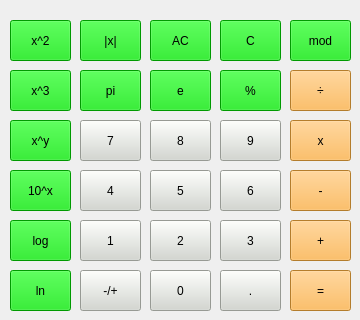
    <widget class="QWidget" name="tab_2">
     <attribute name="title">
      <string>Scientific</string>
     </attribute>
     <widget class="QPushButton" name="pro_pb_subtraction">
      <property name="geometry">
       <rect>
        <x>290</x>
        <y>170</y>
        <width>61</width>
        <height>41</height>
       </rect>
      </property>
      <property name="toolTip">
       <string>&lt;html&gt;&lt;head/&gt;&lt;body&gt;&lt;p&gt;منها&lt;/p&gt;&lt;/body&gt;&lt;/html&gt;</string>
      </property>
      <property name="autoFillBackground">
       <bool>false</bool>
      </property>
      <property name="styleSheet">
       <string notr="true">background-color: rgb(252, 175, 62);</string>
      </property>
      <property name="text">
       <string>-</string>
      </property>
      <property name="shortcut">
       <string>-</string>
      </property>
      <property name="default">
       <bool>false</bool>
      </property>
      <property name="flat">
       <bool>false</bool>
      </property>
     </widget>
     <widget class="QPushButton" name="pro_pb_6">
      <property name="geometry">
       <rect>
        <x>220</x>
        <y>170</y>
        <width>61</width>
        <height>41</height>
       </rect>
      </property>
      <property name="toolTip">
       <string>&lt;html&gt;&lt;head/&gt;&lt;body&gt;&lt;p&gt;6&lt;/p&gt;&lt;/body&gt;&lt;/html&gt;</string>
      </property>
      <property name="styleSheet">
       <string notr="true">background-color: rgb(211, 215, 207);</string>
      </property>
      <property name="text">
       <string>6</string>
      </property>
      <property name="shortcut">
       <string>6</string>
      </property>
      <property name="default">
       <bool>false</bool>
      </property>
     </widget>
     <widget class="QPushButton" name="pro_pb_8">
      <property name="geometry">
       <rect>
        <x>150</x>
        <y>120</y>
        <width>61</width>
        <height>41</height>
       </rect>
      </property>
      <property name="toolTip">
       <string>&lt;html&gt;&lt;head/&gt;&lt;body&gt;&lt;p&gt;8&lt;/p&gt;&lt;/body&gt;&lt;/html&gt;</string>
      </property>
      <property name="styleSheet">
       <string notr="true">background-color: rgb(211, 215, 207);</string>
      </property>
      <property name="text">
       <string>8</string>
      </property>
      <property name="shortcut">
       <string>8</string>
      </property>
      <property name="default">
       <bool>false</bool>
      </property>
     </widget>
     <widget class="QPushButton" name="pro_pb_2">
      <property name="geometry">
       <rect>
        <x>150</x>
        <y>220</y>
        <width>61</width>
        <height>41</height>
       </rect>
      </property>
      <property name="toolTip">
       <string>&lt;html&gt;&lt;head/&gt;&lt;body&gt;&lt;p&gt;2&lt;/p&gt;&lt;/body&gt;&lt;/html&gt;</string>
      </property>
      <property name="styleSheet">
       <string notr="true">background-color: rgb(211, 215, 207);</string>
      </property>
      <property name="text">
       <string>2</string>
      </property>
      <property name="shortcut">
       <string>2</string>
      </property>
      <property name="default">
       <bool>false</bool>
      </property>
     </widget>
     <widget class="QPushButton" name="pro_pb_equal">
      <property name="geometry">
       <rect>
        <x>290</x>
        <y>270</y>
        <width>61</width>
        <height>41</height>
       </rect>
      </property>
      <property name="toolTip">
       <string>&lt;html&gt;&lt;head/&gt;&lt;body&gt;&lt;p&gt;مساوی&lt;/p&gt;&lt;/body&gt;&lt;/html&gt;</string>
      </property>
      <property name="autoFillBackground">
       <bool>false</bool>
      </property>
      <property name="styleSheet">
       <string notr="true">background-color: rgb(252, 175, 62);</string>
      </property>
      <property name="text">
       <string>=</string>
      </property>
      <property name="shortcut">
       <string>Enter</string>
      </property>
      <property name="default">
       <bool>false</bool>
      </property>
      <property name="flat">
       <bool>false</bool>
      </property>
     </widget>
     <widget class="QPushButton" name="pro_pb_9">
      <property name="geometry">
       <rect>
        <x>220</x>
        <y>120</y>
        <width>61</width>
        <height>41</height>
       </rect>
      </property>
      <property name="toolTip">
       <string>&lt;html&gt;&lt;head/&gt;&lt;body&gt;&lt;p&gt;9&lt;/p&gt;&lt;/body&gt;&lt;/html&gt;</string>
      </property>
      <property name="styleSheet">
       <string notr="true">background-color: rgb(211, 215, 207);</string>
      </property>
      <property name="text">
       <string>9</string>
      </property>
      <property name="shortcut">
       <string>9</string>
      </property>
      <property name="default">
       <bool>false</bool>
      </property>
     </widget>
     <widget class="QPushButton" name="pro_pb_ac">
      <property name="geometry">
       <rect>
        <x>150</x>
        <y>20</y>
        <width>61</width>
        <height>41</height>
       </rect>
      </property>
      <property name="toolTip">
       <string>&lt;html&gt;&lt;head/&gt;&lt;body&gt;&lt;p&gt;تمیز کردن&lt;/p&gt;&lt;/body&gt;&lt;/html&gt;</string>
      </property>
      <property name="autoFillBackground">
       <bool>false</bool>
      </property>
      <property name="styleSheet">
       <string notr="true">background-color: rgb(0, 215, 0);</string>
      </property>
      <property name="text">
       <string>AC</string>
      </property>
      <property name="default">
       <bool>false</bool>
      </property>
      <property name="flat">
       <bool>false</bool>
      </property>
     </widget>
     <widget class="QPushButton" name="pro_pb_5">
      <property name="geometry">
       <rect>
        <x>150</x>
        <y>170</y>
        <width>61</width>
        <height>41</height>
       </rect>
      </property>
      <property name="toolTip">
       <string>&lt;html&gt;&lt;head/&gt;&lt;body&gt;&lt;p&gt;5&lt;/p&gt;&lt;/body&gt;&lt;/html&gt;</string>
      </property>
      <property name="styleSheet">
       <string notr="true">background-color: rgb(211, 215, 207);</string>
      </property>
      <property name="text">
       <string>5</string>
      </property>
      <property name="shortcut">
       <string>5</string>
      </property>
      <property name="default">
       <bool>false</bool>
      </property>
     </widget>
     <widget class="QPushButton" name="pro_pb_devision">
      <property name="geometry">
       <rect>
        <x>290</x>
        <y>70</y>
        <width>61</width>
        <height>41</height>
       </rect>
      </property>
      <property name="toolTip">
       <string>&lt;html&gt;&lt;head/&gt;&lt;body&gt;&lt;p&gt;تقسیم&lt;/p&gt;&lt;/body&gt;&lt;/html&gt;</string>
      </property>
      <property name="autoFillBackground">
       <bool>false</bool>
      </property>
      <property name="styleSheet">
       <string notr="true">background-color: rgb(252, 175, 62);</string>
      </property>
      <property name="text">
       <string>÷</string>
      </property>
      <property name="shortcut">
       <string>/</string>
      </property>
      <property name="default">
       <bool>false</bool>
      </property>
      <property name="flat">
       <bool>false</bool>
      </property>
     </widget>
     <widget class="QPushButton" name="pro_pb_3">
      <property name="geometry">
       <rect>
        <x>220</x>
        <y>220</y>
        <width>61</width>
        <height>41</height>
       </rect>
      </property>
      <property name="toolTip">
       <string>&lt;html&gt;&lt;head/&gt;&lt;body&gt;&lt;p&gt;3&lt;/p&gt;&lt;/body&gt;&lt;/html&gt;</string>
      </property>
      <property name="styleSheet">
       <string notr="true">background-color: rgb(211, 215, 207);</string>
      </property>
      <property name="text">
       <string>3</string>
      </property>
      <property name="shortcut">
       <string>3</string>
      </property>
      <property name="default">
       <bool>false</bool>
      </property>
     </widget>
     <widget class="QPushButton" name="pro_pb_dot">
      <property name="geometry">
       <rect>
        <x>220</x>
        <y>270</y>
        <width>61</width>
        <height>41</height>
       </rect>
      </property>
      <property name="toolTip">
       <string>&lt;html&gt;&lt;head/&gt;&lt;body&gt;&lt;p&gt;ممیز&lt;/p&gt;&lt;/body&gt;&lt;/html&gt;</string>
      </property>
      <property name="autoFillBackground">
       <bool>false</bool>
      </property>
      <property name="styleSheet">
       <string notr="true">background-color: rgb(211, 215, 207);</string>
      </property>
      <property name="text">
       <string>.</string>
      </property>
      <property name="shortcut">
       <string>.</string>
      </property>
      <property name="default">
       <bool>false</bool>
      </property>
      <property name="flat">
       <bool>false</bool>
      </property>
     </widget>
     <widget class="QPushButton" name="pro_pb_7">
      <property name="geometry">
       <rect>
        <x>80</x>
        <y>120</y>
        <width>61</width>
        <height>41</height>
       </rect>
      </property>
      <property name="toolTip">
       <string>&lt;html&gt;&lt;head/&gt;&lt;body&gt;&lt;p&gt;7&lt;/p&gt;&lt;/body&gt;&lt;/html&gt;</string>
      </property>
      <property name="styleSheet">
       <string notr="true">background-color: rgb(211, 215, 207);</string>
      </property>
      <property name="text">
       <string>7</string>
      </property>
      <property name="shortcut">
       <string>7</string>
      </property>
      <property name="default">
       <bool>false</bool>
      </property>
     </widget>
     <widget class="QPushButton" name="pro_pb_multiplication">
      <property name="geometry">
       <rect>
        <x>290</x>
        <y>120</y>
        <width>61</width>
        <height>41</height>
       </rect>
      </property>
      <property name="toolTip">
       <string>&lt;html&gt;&lt;head/&gt;&lt;body&gt;&lt;p&gt;ضرب&lt;/p&gt;&lt;/body&gt;&lt;/html&gt;</string>
      </property>
      <property name="autoFillBackground">
       <bool>false</bool>
      </property>
      <property name="styleSheet">
       <string notr="true">background-color: rgb(252, 175, 62);</string>
      </property>
      <property name="text">
       <string>x</string>
      </property>
      <property name="shortcut">
       <string>*</string>
      </property>
      <property name="default">
       <bool>false</bool>
      </property>
      <property name="flat">
       <bool>false</bool>
      </property>
     </widget>
     <widget class="QPushButton" name="pro_pb_percentage">
      <property name="geometry">
       <rect>
        <x>220</x>
        <y>70</y>
        <width>61</width>
        <height>41</height>
       </rect>
      </property>
      <property name="toolTip">
       <string>&lt;html&gt;&lt;head/&gt;&lt;body&gt;&lt;p&gt;درصد&lt;/p&gt;&lt;/body&gt;&lt;/html&gt;</string>
      </property>
      <property name="autoFillBackground">
       <bool>false</bool>
      </property>
      <property name="styleSheet">
       <string notr="true">background-color: rgb(0, 215, 0);</string>
      </property>
      <property name="text">
       <string>%</string>
      </property>
      <property name="shortcut">
       <string>%</string>
      </property>
      <property name="default">
       <bool>false</bool>
      </property>
      <property name="flat">
       <bool>false</bool>
      </property>
     </widget>
     <widget class="QPushButton" name="pro_pb_4">
      <property name="geometry">
       <rect>
        <x>80</x>
        <y>170</y>
        <width>61</width>
        <height>41</height>
       </rect>
      </property>
      <property name="toolTip">
       <string>&lt;html&gt;&lt;head/&gt;&lt;body&gt;&lt;p&gt;4&lt;/p&gt;&lt;/body&gt;&lt;/html&gt;</string>
      </property>
      <property name="styleSheet">
       <string notr="true">background-color: rgb(211, 215, 207);</string>
      </property>
      <property name="text">
       <string>4</string>
      </property>
      <property name="shortcut">
       <string>4</string>
      </property>
      <property name="default">
       <bool>false</bool>
      </property>
     </widget>
     <widget class="QPushButton" name="pro_pb_changeMark">
      <property name="geometry">
       <rect>
        <x>80</x>
        <y>270</y>
        <width>61</width>
        <height>41</height>
       </rect>
      </property>
      <property name="toolTip">
       <string>&lt;html&gt;&lt;head/&gt;&lt;body&gt;&lt;p&gt;-/+&lt;/p&gt;&lt;/body&gt;&lt;/html&gt;</string>
      </property>
      <property name="autoFillBackground">
       <bool>false</bool>
      </property>
      <property name="styleSheet">
       <string notr="true">background-color: rgb(211, 215, 207);</string>
      </property>
      <property name="text">
       <string>-/+</string>
      </property>
      <property name="default">
       <bool>false</bool>
      </property>
      <property name="flat">
       <bool>false</bool>
      </property>
     </widget>
     <widget class="QPushButton" name="pro_pb_1">
      <property name="geometry">
       <rect>
        <x>80</x>
        <y>220</y>
        <width>61</width>
        <height>41</height>
       </rect>
      </property>
      <property name="toolTip">
       <string>&lt;html&gt;&lt;head/&gt;&lt;body&gt;&lt;p&gt;1&lt;/p&gt;&lt;/body&gt;&lt;/html&gt;</string>
      </property>
      <property name="styleSheet">
       <string notr="true">background-color: rgb(211, 215, 207);</string>
      </property>
      <property name="text">
       <string>1</string>
      </property>
      <property name="shortcut">
       <string>1</string>
      </property>
      <property name="default">
       <bool>false</bool>
      </property>
     </widget>
     <widget class="QPushButton" name="pro_pb_addition">
      <property name="geometry">
       <rect>
        <x>290</x>
        <y>220</y>
        <width>61</width>
        <height>41</height>
       </rect>
      </property>
      <property name="toolTip">
       <string>&lt;html&gt;&lt;head/&gt;&lt;body&gt;&lt;p&gt;جمع&lt;/p&gt;&lt;/body&gt;&lt;/html&gt;</string>
      </property>
      <property name="autoFillBackground">
       <bool>false</bool>
      </property>
      <property name="styleSheet">
       <string notr="true">background-color: rgb(252, 175, 62);</string>
      </property>
      <property name="text">
       <string>+</string>
      </property>
      <property name="shortcut">
       <string>+</string>
      </property>
      <property name="default">
       <bool>false</bool>
      </property>
      <property name="flat">
       <bool>false</bool>
      </property>
     </widget>
     <widget class="QPushButton" name="pro_pb_0">
      <property name="geometry">
       <rect>
        <x>150</x>
        <y>270</y>
        <width>61</width>
        <height>41</height>
       </rect>
      </property>
      <property name="toolTip">
       <string>&lt;html&gt;&lt;head/&gt;&lt;body&gt;&lt;p&gt;0&lt;/p&gt;&lt;/body&gt;&lt;/html&gt;</string>
      </property>
      <property name="autoFillBackground">
       <bool>false</bool>
      </property>
      <property name="styleSheet">
       <string notr="true">background-color: rgb(211, 215, 207);</string>
      </property>
      <property name="text">
       <string>0</string>
      </property>
      <property name="shortcut">
       <string>0</string>
      </property>
      <property name="autoDefault">
       <bool>false</bool>
      </property>
      <property name="default">
       <bool>false</bool>
      </property>
      <property name="flat">
       <bool>false</bool>
      </property>
     </widget>
     <widget class="QPushButton" name="pro_pb_c">
      <property name="geometry">
       <rect>
        <x>220</x>
        <y>20</y>
        <width>61</width>
        <height>41</height>
       </rect>
      </property>
      <property name="toolTip">
       <string>&lt;html&gt;&lt;head/&gt;&lt;body&gt;&lt;p&gt;تمیز کردن&lt;/p&gt;&lt;/body&gt;&lt;/html&gt;</string>
      </property>
      <property name="autoFillBackground">
       <bool>false</bool>
      </property>
      <property name="styleSheet">
       <string notr="true">background-color: rgb(0, 215, 0);</string>
      </property>
      <property name="text">
       <string>C</string>
      </property>
      <property name="default">
       <bool>false</bool>
      </property>
      <property name="flat">
       <bool>false</bool>
      </property>
     </widget>
     <widget class="QPushButton" name="pro_pb_ln">
      <property name="geometry">
       <rect>
        <x>10</x>
        <y>270</y>
        <width>61</width>
        <height>41</height>
       </rect>
      </property>
      <property name="palette">
       <palette>
        <active>
         <colorrole role="Button">
          <brush brushstyle="SolidPattern">
           <color alpha="255">
            <red>0</red>
            <green>215</green>
            <blue>0</blue>
           </color>
          </brush>
         </colorrole>
         <colorrole role="Base">
          <brush brushstyle="SolidPattern">
           <color alpha="255">
            <red>0</red>
            <green>215</green>
            <blue>0</blue>
           </color>
          </brush>
         </colorrole>
         <colorrole role="Window">
          <brush brushstyle="SolidPattern">
           <color alpha="255">
            <red>0</red>
            <green>215</green>
            <blue>0</blue>
           </color>
          </brush>
         </colorrole>
        </active>
        <inactive>
         <colorrole role="Button">
          <brush brushstyle="SolidPattern">
           <color alpha="255">
            <red>0</red>
            <green>215</green>
            <blue>0</blue>
           </color>
          </brush>
         </colorrole>
         <colorrole role="Base">
          <brush brushstyle="SolidPattern">
           <color alpha="255">
            <red>0</red>
            <green>215</green>
            <blue>0</blue>
           </color>
          </brush>
         </colorrole>
         <colorrole role="Window">
          <brush brushstyle="SolidPattern">
           <color alpha="255">
            <red>0</red>
            <green>215</green>
            <blue>0</blue>
           </color>
          </brush>
         </colorrole>
        </inactive>
        <disabled>
         <colorrole role="Button">
          <brush brushstyle="SolidPattern">
           <color alpha="255">
            <red>0</red>
            <green>215</green>
            <blue>0</blue>
           </color>
          </brush>
         </colorrole>
         <colorrole role="Base">
          <brush brushstyle="SolidPattern">
           <color alpha="255">
            <red>0</red>
            <green>215</green>
            <blue>0</blue>
           </color>
          </brush>
         </colorrole>
         <colorrole role="Window">
          <brush brushstyle="SolidPattern">
           <color alpha="255">
            <red>0</red>
            <green>215</green>
            <blue>0</blue>
           </color>
          </brush>
         </colorrole>
        </disabled>
       </palette>
      </property>
      <property name="toolTip">
       <string>&lt;html&gt;&lt;head/&gt;&lt;body&gt;&lt;p&gt;لگاریتم بر مبنای عدد نپر&lt;/p&gt;&lt;/body&gt;&lt;/html&gt;</string>
      </property>
      <property name="autoFillBackground">
       <bool>false</bool>
      </property>
      <property name="styleSheet">
       <string notr="true">background-color: rgb(0, 215, 0);</string>
      </property>
      <property name="text">
       <string>ln</string>
      </property>
      <property name="default">
       <bool>false</bool>
      </property>
      <property name="flat">
       <bool>false</bool>
      </property>
     </widget>
     <widget class="QPushButton" name="pro_pb_log">
      <property name="geometry">
       <rect>
        <x>10</x>
        <y>220</y>
        <width>61</width>
        <height>41</height>
       </rect>
      </property>
      <property name="palette">
       <palette>
        <active>
         <colorrole role="Button">
          <brush brushstyle="SolidPattern">
           <color alpha="255">
            <red>0</red>
            <green>215</green>
            <blue>0</blue>
           </color>
          </brush>
         </colorrole>
         <colorrole role="Base">
          <brush brushstyle="SolidPattern">
           <color alpha="255">
            <red>0</red>
            <green>215</green>
            <blue>0</blue>
           </color>
          </brush>
         </colorrole>
         <colorrole role="Window">
          <brush brushstyle="SolidPattern">
           <color alpha="255">
            <red>0</red>
            <green>215</green>
            <blue>0</blue>
           </color>
          </brush>
         </colorrole>
        </active>
        <inactive>
         <colorrole role="Button">
          <brush brushstyle="SolidPattern">
           <color alpha="255">
            <red>0</red>
            <green>215</green>
            <blue>0</blue>
           </color>
          </brush>
         </colorrole>
         <colorrole role="Base">
          <brush brushstyle="SolidPattern">
           <color alpha="255">
            <red>0</red>
            <green>215</green>
            <blue>0</blue>
           </color>
          </brush>
         </colorrole>
         <colorrole role="Window">
          <brush brushstyle="SolidPattern">
           <color alpha="255">
            <red>0</red>
            <green>215</green>
            <blue>0</blue>
           </color>
          </brush>
         </colorrole>
        </inactive>
        <disabled>
         <colorrole role="Button">
          <brush brushstyle="SolidPattern">
           <color alpha="255">
            <red>0</red>
            <green>215</green>
            <blue>0</blue>
           </color>
          </brush>
         </colorrole>
         <colorrole role="Base">
          <brush brushstyle="SolidPattern">
           <color alpha="255">
            <red>0</red>
            <green>215</green>
            <blue>0</blue>
           </color>
          </brush>
         </colorrole>
         <colorrole role="Window">
          <brush brushstyle="SolidPattern">
           <color alpha="255">
            <red>0</red>
            <green>215</green>
            <blue>0</blue>
           </color>
          </brush>
         </colorrole>
        </disabled>
       </palette>
      </property>
      <property name="toolTip">
       <string>&lt;html&gt;&lt;head/&gt;&lt;body&gt;&lt;p&gt;لگاریتم بر مبنای 10&lt;/p&gt;&lt;/body&gt;&lt;/html&gt;</string>
      </property>
      <property name="autoFillBackground">
       <bool>false</bool>
      </property>
      <property name="styleSheet">
       <string notr="true">background-color: rgb(0, 215, 0);</string>
      </property>
      <property name="text">
       <string>log</string>
      </property>
      <property name="default">
       <bool>false</bool>
      </property>
      <property name="flat">
       <bool>false</bool>
      </property>
     </widget>
     <widget class="QPushButton" name="pro_pb_pow10x">
      <property name="geometry">
       <rect>
        <x>10</x>
        <y>170</y>
        <width>61</width>
        <height>41</height>
       </rect>
      </property>
      <property name="toolTip">
       <string>&lt;html&gt;&lt;head/&gt;&lt;body&gt;&lt;p&gt;10 به توان عدد&lt;/p&gt;&lt;/body&gt;&lt;/html&gt;</string>
      </property>
      <property name="autoFillBackground">
       <bool>false</bool>
      </property>
      <property name="styleSheet">
       <string notr="true">background-color: rgb(0, 215, 0);</string>
      </property>
      <property name="text">
       <string>10^x</string>
      </property>
      <property name="default">
       <bool>false</bool>
      </property>
      <property name="flat">
       <bool>false</bool>
      </property>
     </widget>
     <widget class="QPushButton" name="pro_pb_powxy">
      <property name="geometry">
       <rect>
        <x>10</x>
        <y>120</y>
        <width>61</width>
        <height>41</height>
       </rect>
      </property>
      <property name="toolTip">
       <string>&lt;html&gt;&lt;head/&gt;&lt;body&gt;&lt;p&gt;عدد اول به توان عدد دوم&lt;/p&gt;&lt;/body&gt;&lt;/html&gt;</string>
      </property>
      <property name="autoFillBackground">
       <bool>false</bool>
      </property>
      <property name="styleSheet">
       <string notr="true">background-color: rgb(0, 215, 0);</string>
      </property>
      <property name="text">
       <string>x^y</string>
      </property>
      <property name="default">
       <bool>false</bool>
      </property>
      <property name="flat">
       <bool>false</bool>
      </property>
     </widget>
     <widget class="QPushButton" name="pro_pb_powx3">
      <property name="geometry">
       <rect>
        <x>10</x>
        <y>70</y>
        <width>61</width>
        <height>41</height>
       </rect>
      </property>
      <property name="toolTip">
       <string>&lt;html&gt;&lt;head/&gt;&lt;body&gt;&lt;p&gt;توان 3 عدد&lt;/p&gt;&lt;/body&gt;&lt;/html&gt;</string>
      </property>
      <property name="autoFillBackground">
       <bool>false</bool>
      </property>
      <property name="styleSheet">
       <string notr="true">background-color: rgb(0, 215, 0);</string>
      </property>
      <property name="text">
       <string>x^3</string>
      </property>
      <property name="default">
       <bool>false</bool>
      </property>
      <property name="flat">
       <bool>false</bool>
      </property>
     </widget>
     <widget class="QPushButton" name="pro_pb_e">
      <property name="geometry">
       <rect>
        <x>150</x>
        <y>70</y>
        <width>61</width>
        <height>41</height>
       </rect>
      </property>
      <property name="toolTip">
       <string>&lt;html&gt;&lt;head/&gt;&lt;body&gt;&lt;p&gt;عدد نپر&lt;/p&gt;&lt;/body&gt;&lt;/html&gt;</string>
      </property>
      <property name="autoFillBackground">
       <bool>false</bool>
      </property>
      <property name="styleSheet">
       <string notr="true">background-color: rgb(0, 215, 0);</string>
      </property>
      <property name="text">
       <string>e</string>
      </property>
      <property name="default">
       <bool>false</bool>
      </property>
      <property name="flat">
       <bool>false</bool>
      </property>
     </widget>
     <widget class="QPushButton" name="pro_pb_mod">
      <property name="geometry">
       <rect>
        <x>290</x>
        <y>20</y>
        <width>61</width>
        <height>41</height>
       </rect>
      </property>
      <property name="toolTip">
       <string>&lt;html&gt;&lt;head/&gt;&lt;body&gt;&lt;p&gt;باقی مانده&lt;/p&gt;&lt;/body&gt;&lt;/html&gt;</string>
      </property>
      <property name="autoFillBackground">
       <bool>false</bool>
      </property>
      <property name="styleSheet">
       <string notr="true">background-color: rgb(0, 215, 0);</string>
      </property>
      <property name="text">
       <string>mod</string>
      </property>
      <property name="shortcut">
       <string>%</string>
      </property>
      <property name="default">
       <bool>false</bool>
      </property>
      <property name="flat">
       <bool>false</bool>
      </property>
     </widget>
     <widget class="QPushButton" name="pro_pb_absolute">
      <property name="geometry">
       <rect>
        <x>80</x>
        <y>20</y>
        <width>61</width>
        <height>41</height>
       </rect>
      </property>
      <property name="toolTip">
       <string>&lt;html&gt;&lt;head/&gt;&lt;body&gt;&lt;p&gt;قدر مطلق&lt;/p&gt;&lt;/body&gt;&lt;/html&gt;</string>
      </property>
      <property name="autoFillBackground">
       <bool>false</bool>
      </property>
      <property name="styleSheet">
       <string notr="true">background-color: rgb(0, 215, 0);</string>
      </property>
      <property name="text">
       <string>|x|</string>
      </property>
      <property name="default">
       <bool>false</bool>
      </property>
      <property name="flat">
       <bool>false</bool>
      </property>
     </widget>
     <widget class="QPushButton" name="pro_pb_powx2">
      <property name="geometry">
       <rect>
        <x>10</x>
        <y>20</y>
        <width>61</width>
        <height>41</height>
       </rect>
      </property>
      <property name="toolTip">
       <string>&lt;html&gt;&lt;head/&gt;&lt;body&gt;&lt;p&gt;توان 2 عدد&lt;/p&gt;&lt;/body&gt;&lt;/html&gt;</string>
      </property>
      <property name="autoFillBackground">
       <bool>false</bool>
      </property>
      <property name="styleSheet">
       <string notr="true">background-color: rgb(0, 215, 0);</string>
      </property>
      <property name="text">
       <string>x^2</string>
      </property>
      <property name="shortcut">
       <string>%</string>
      </property>
      <property name="default">
       <bool>false</bool>
      </property>
      <property name="flat">
       <bool>false</bool>
      </property>
     </widget>
     <widget class="QPushButton" name="pro_pb_pi">
      <property name="geometry">
       <rect>
        <x>80</x>
        <y>70</y>
        <width>61</width>
        <height>41</height>
       </rect>
      </property>
      <property name="toolTip">
       <string>&lt;html&gt;&lt;head/&gt;&lt;body&gt;&lt;p&gt;عدد پی&lt;/p&gt;&lt;/body&gt;&lt;/html&gt;</string>
      </property>
      <property name="autoFillBackground">
       <bool>false</bool>
      </property>
      <property name="styleSheet">
       <string notr="true">background-color: rgb(0, 215, 0);</string>
      </property>
      <property name="text">
       <string>pi</string>
      </property>
      <property name="default">
       <bool>false</bool>
      </property>
      <property name="flat">
       <bool>false</bool>
      </property>
     </widget>
    </widget>
